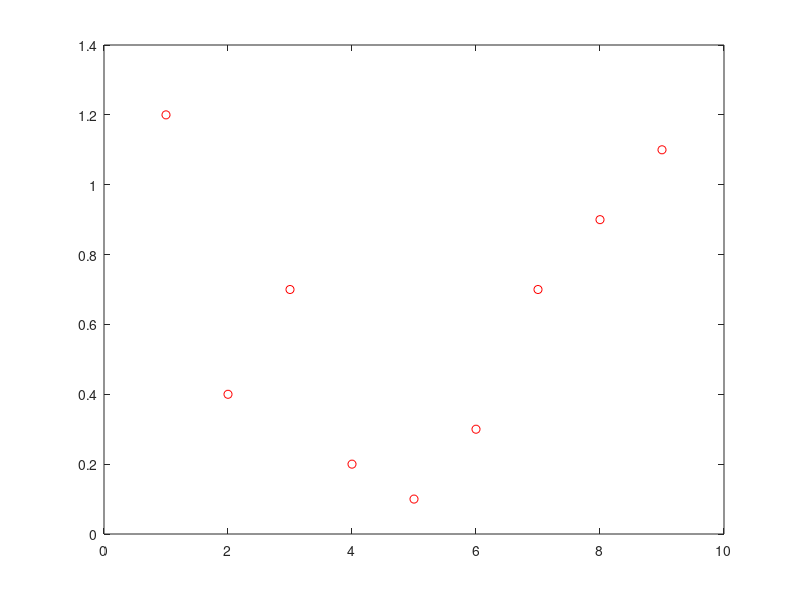

MATLAB code to generate this figure:
clearvars;

% --- THERE ARE TWO SMALL DATASETS. PLAY WITH BOTH OF THEM --
% which dataset to use
% either 1 or 2
datasetNumber = 1;

if datasetNumber == 1
    X = [1 2 3 4 5 6 7 8 9]';
    y = [1.2 0.4 0.7 0.2 0.1 0.3 0.7 0.9 1.1]';
else
    X = [1 2 3 4 5 6 7 8 9]';
    y = [0.3 0.2 0.3 0.1 0.1 0.5 0.9 1.7 2.9]';
end

% -- WRITE HERE YOUR FUNCTION FOR GRID SEARCH ---
% -- THAT MAXIMIZES p(y|X) for the training data ---


% -- Plot points + Gaussian Process
clf();
plot( X, y, 'ro' );

% -- COMPUTE THE PREDICTION AND PLOT IT, SIMILAR TO ex6_priorplot ---
% -- Also plot the confidence interval --
